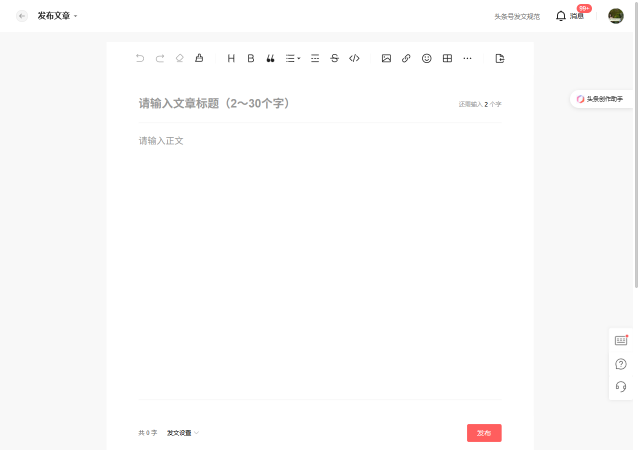
#> input picture scripts/toutiao_debug.png, 1280 x 900 px (shown at 1/2 size); its folder holds only this picture in this run
$ python process_sprite_strip.py toutiao_debug.png
#> lines starting #> are read from the running program, lines starting #| are printed output that depends on the picture
"""
将 AI 生成的精灵条自动处理为 Godot 可用格式。
支持:
  - 13帧 strip (9 walk + 4 idle) → 单方向 walk_9f + idle_4f
  - 4帧 strip (4 idle) → 单方向 idle_4f

流程: 品红抠图 → 裁切 → 缩小到2/3 → 归一化 → 输出strip到 game/art/characters/
"""
from PIL import Image
import os
import sys
import json

PROJECT = os.path.dirname(os.path.dirname(os.path.abspath(__file__)))
DEFAULT_OUT = os.path.join(PROJECT, 'game', 'art', 'characters')
SCALE = 2/3

# 品红色键抠图参数
KEY_COLOR = (255, 0, 255)  # #FF00FF
KEY_TOLERANCE = 80  # 色差容忍度（高一点防止残留粉边）


def remove_magenta(image):
    """移除品红色背景，替换为透明。
    遍历每个像素，若颜色接近 #FF00FF 则设为透明。
    对靠近边界的像素做半透明混合防止粉边。"""
    img = image.convert('RGBA')
    pixels = img.load()
    w, h = img.size
    for y in range(h):
        for x in range(w):
            r, g, b, a = pixels[x, y]
            if r > 180 and g < 100 and b > 180:
                # 品红色区域：直接透明
                pixels[x, y] = (0, 0, 0, 0)
            elif r > 150 and b > 150 and r + b - g > 280:
                # 靠近品红的边缘像素：按接近程度做半透明
                magenta_dist = max(0, r - g) + max(0, b - g)
                alpha = max(0, min(255, int(255 * (1 - magenta_dist / 300))))
                pixels[x, y] = (r, g, b, alpha)
    return img


def split_strip(image_path, frame_count):
    """将水平条带切分为 frame_count 等宽的帧"""
    img = Image.open(image_path).convert('RGBA')
    w, h = img.size
    frame_w = w // frame_count
    frames = []
    for i in range(frame_count):
        left = i * frame_w
        right = (i + 1) * frame_w
        frame = img.crop((left, 0, right, h))
        frames.append(frame)
    print(f'  split {image_path}: {w}x{h} → {frame_count} frames, each {frame_w}x{h}')
    return frames


def scale_frames(frames, scale=SCALE):
    """所有帧缩小"""
    result = []
    for f in frames:
        w, h = f.size
        new_w = max(1, int(w * scale))
        new_h = max(1, int(h * scale))
        result.append(f.resize((new_w, new_h), Image.LANCZOS))
    return result


def normalize_frames(frames, pad=2):
    """归一化到统一画布大小"""
    max_w = max(f.width for f in frames) + pad * 2
    max_h = max(f.height for f in frames) + pad * 2
    result = []
    for f in frames:
        canvas = Image.new('RGBA', (max_w, max_h), (0, 0, 0, 0))
        ox = (max_w - f.width) // 2
        oy = (max_h - f.height) // 2
        canvas.paste(f, (ox, oy), f)
        result.append(canvas)
    return result, max_w, max_h


def make_strip(frames, out_path):
    """帧拼成水平条带"""
    w = frames[0].width
    h = frames[0].height
    strip = Image.new('RGBA', (w * len(frames), h), (0, 0, 0, 0))
    for i, f in enumerate(frames):
        strip.paste(f, (i * w, 0), f)
    strip.save(out_path, 'PNG')
    return strip.size


def save_frames(frames, out_dir, prefix):
    """保存单帧到目录"""
    os.makedirs(out_dir, exist_ok=True)
    for i, f in enumerate(frames):
        path = os.path.join(out_dir, f'{prefix}_{i+1:02d}.png')
        f.save(path, 'PNG')
    print(f'  saved {len(frames)} frames to {out_dir}/')


def process_13f(image_path, direction, out_dir=DEFAULT_OUT, frames_dir=None):
    """
    处理 13帧 strip: 前9帧 walk + 后4帧 idle
    输出: hero_walk_{direction}_9f.png + hero_idle_{direction}_4f.png
    """
    frames = split_strip(image_path, 13)
#> the loop in split_strip, `for i in range(frame_count):` made 13 passes
#> pass 1, in split_strip, `frame = img.crop((left, 0, right, h))`:
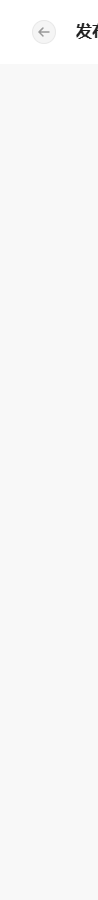
#> frame: PIL image 98x900 RGBA; mean R, G, B, A 248, 248, 248, 255
#> after the loop in split_strip, `for i in range(frame_count):`: frames = 13 items
#|   split toutiao_debug.png: 1280x900 → 13 frames, each 98x900
#> frames = 13 items
    walk_frames = frames[:9]
#> walk_frames = 9 items
    idle_frames = frames[9:13]
#> idle_frames = 4 items

    walk_frames = scale_frames(walk_frames)
#> the loop in scale_frames, `for f in frames:` made 9 passes
#> after the loop in scale_frames, `for f in frames:`: result = 9 items
    idle_frames = scale_frames(idle_frames)
#> the loop in scale_frames (call 2), `for f in frames:` made 4 passes

    walk_norm, _, _ = normalize_frames(walk_frames)
#> in normalize_frames, `max_w = max(f.width for f in frames) + pad * 2`: max_w = 69
#> in normalize_frames, `max_h = max(f.height for f in frames) + pad * 2`: max_h = 604
#> the loop in normalize_frames, `for f in frames:` made 9 passes
#> after the loop in normalize_frames, `for f in frames:`:
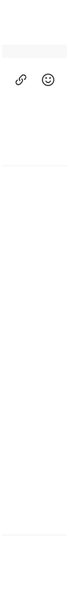
#> canvas: PIL image 69x604 RGBA; mean R, G, B, A 238, 238, 238, 238.6; transparent parts drawn white
#> after the loop in normalize_frames, `for f in frames:`: result = 9 items
#> walk_norm = 9 items
    idle_norm, _, _ = normalize_frames(idle_frames)
#> call 2 of normalize_frames, with pad = 2
#> the loop in normalize_frames (call 2), `for f in frames:` made 4 passes
#> after the loop in normalize_frames (call 2), `for f in frames:`:
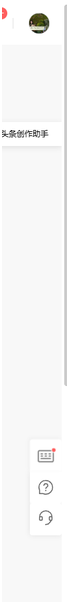
#> canvas: PIL image 69x604 RGBA; mean R, G, B, A 229.6, 229.4, 229.1, 238.6; transparent parts drawn white
#> after the loop in normalize_frames (call 2), `for f in frames:`: result = 4 items
#> idle_norm = 4 items

    walk_path = os.path.join(out_dir, f'hero_walk_{direction}_9f.png')
    idle_path = os.path.join(out_dir, f'hero_idle_{direction}_4f.png')
    make_strip(walk_norm, walk_path)
#> in make_strip, `strip = Image.new('RGBA', (w * len(frames), h), (0, 0, 0, 0))`: strip: PIL image 621x604 RGBA; every value is 0
#> the loop in make_strip, `for i, f in enumerate(frames):` made 9 passes
#> after the loop in make_strip, `for i, f in enumerate(frames):`:
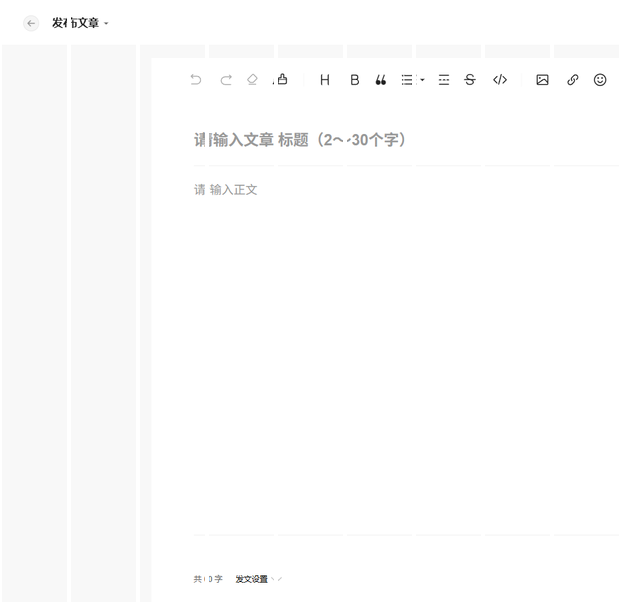
#> strip: PIL image 621x604 RGBA; mean R, G, B, A 236.2, 236.2, 236.2, 238.6; transparent parts drawn white
    make_strip(idle_norm, idle_path)
#> in make_strip (call 2), `strip = Image.new('RGBA', (w * len(frames), h), (0, 0, 0, 0))`: strip: PIL image 276x604 RGBA; every value is 0
#> the loop in make_strip (call 2), `for i, f in enumerate(frames):` made 4 passes
#> after the loop in make_strip (call 2), `for i, f in enumerate(frames):`:
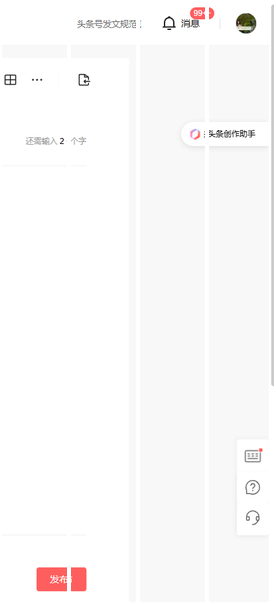
#> strip: PIL image 276x604 RGBA; mean R, G, B, A 234, 232.8, 232.8, 238.6; transparent parts drawn white

    if frames_dir:
        save_frames(walk_frames, os.path.join(frames_dir, direction), 'walk')
        save_frames(idle_frames, os.path.join(frames_dir, direction), 'idle')


def process_4f_idle(image_path, direction, npc_id, out_dir=DEFAULT_OUT):
    """
    处理 4帧 idle strip → npc_{npc_id}_idle_{direction}_4f.png
    """
    frames = split_strip(image_path, 4)
    frames = scale_frames(frames)
    frames_norm, _, _ = normalize_frames(frames)
    out_path = os.path.join(out_dir, f'npc_{npc_id}_idle_{direction}_4f.png')
    make_strip(frames_norm, out_path)


if __name__ == '__main__':
    import argparse
    parser = argparse.ArgumentParser(description='处理 AI 精灵条')
    parser.add_argument('image', help='输入 strip 图片路径')
    parser.add_argument('--mode', choices=['13f', '4f'], default='13f', help='模式: 13f=9walk+4idle, 4f=4idle')
    parser.add_argument('--direction', default='right', choices=['right', 'left', 'up', 'down'], help='方向')
    parser.add_argument('--npc-id', default='', help='NPC ID（4f模式用）')
    parser.add_argument('--frames-dir', default='', help='保存单帧的目录')
    parser.add_argument('--out-dir', default=DEFAULT_OUT, help='输出目录')
    args = parser.parse_args()

    if args.mode == '13f':
        process_13f(args.image, args.direction, args.out_dir, args.frames_dir or None)
        print(f'Done: {args.direction} walk_9f + idle_4f → {args.out_dir}')
    else:
        if not args.npc_id:
            print('ERROR: --npc-id required for 4f mode')
            sys.exit(1)
        process_4f_idle(args.image, args.direction, args.npc_id, args.out_dir)
        print(f'Done: npc_{args.npc_id}_idle_{args.direction}_4f → {args.out_dir}')
